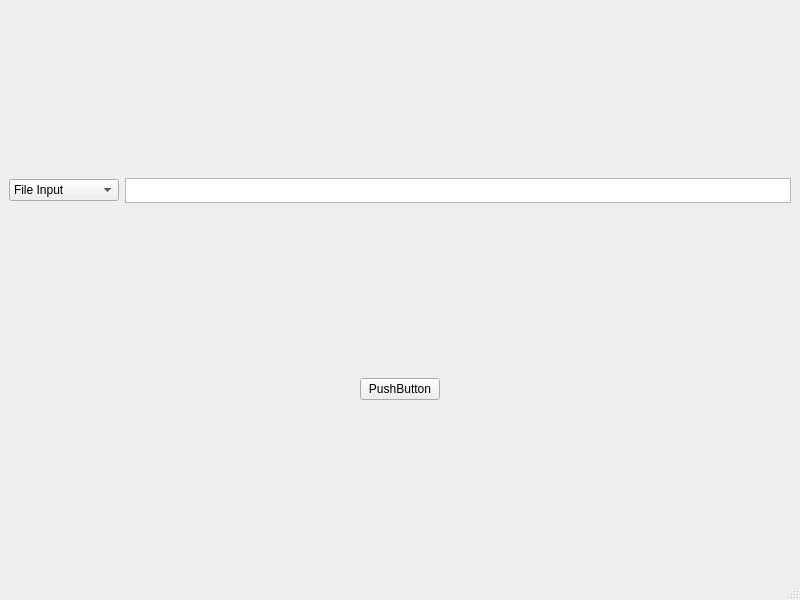
<?xml version="1.0" encoding="UTF-8"?>
<ui version="4.0">
 <class>LoginWindow</class>
 <widget class="QMainWindow" name="LoginWindow">
  <property name="geometry">
   <rect>
    <x>0</x>
    <y>0</y>
    <width>800</width>
    <height>600</height>
   </rect>
  </property>
  <property name="windowTitle">
   <string>LoginWindow</string>
  </property>
  <widget class="QWidget" name="centralwidget">
   <layout class="QVBoxLayout" name="verticalLayout">
    <item>
     <layout class="QHBoxLayout" name="horizontalLayout">
      <item>
       <widget class="QComboBox" name="comboBox">
        <property name="minimumSize">
         <size>
          <width>110</width>
          <height>0</height>
         </size>
        </property>
        <item>
         <property name="text">
          <string>File Input</string>
         </property>
        </item>
        <item>
         <property name="text">
          <string>Manual Input</string>
         </property>
        </item>
       </widget>
      </item>
      <item>
       <widget class="QTextEdit" name="textEdit">
        <property name="maximumSize">
         <size>
          <width>16777215</width>
          <height>25</height>
         </size>
        </property>
       </widget>
      </item>
     </layout>
    </item>
    <item alignment="Qt::AlignHCenter">
     <widget class="QPushButton" name="submitButton">
      <property name="maximumSize">
       <size>
        <width>100</width>
        <height>16777215</height>
       </size>
      </property>
      <property name="text">
       <string>PushButton</string>
      </property>
     </widget>
    </item>
   </layout>
  </widget>
  <widget class="QMenuBar" name="menubar">
   <property name="geometry">
    <rect>
     <x>0</x>
     <y>0</y>
     <width>800</width>
     <height>22</height>
    </rect>
   </property>
  </widget>
  <widget class="QStatusBar" name="statusbar"/>
 </widget>
 <resources/>
 <connections/>
</ui>
